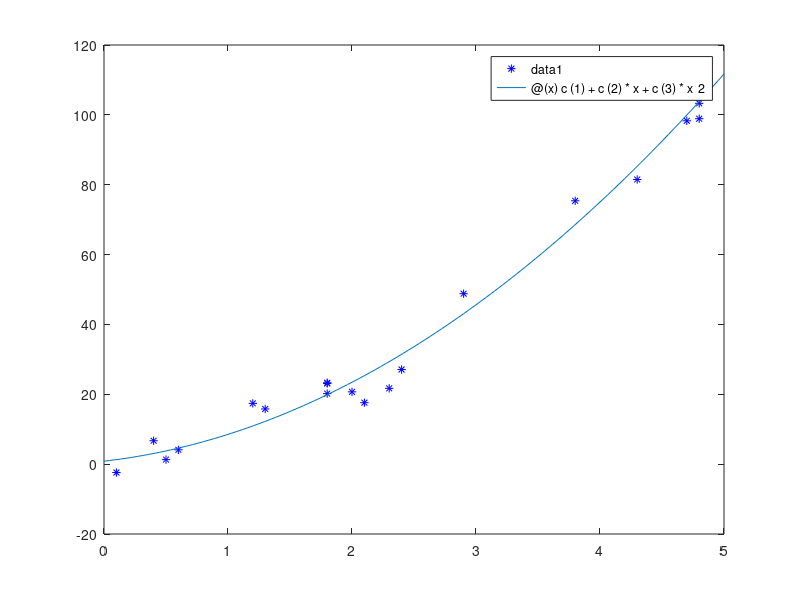

The MATLAB script that drew this image:
x = [4.8, 2.3, 2.4, 1.8, 4.7, 1.8, 0.6, 3.8, 2.0, 1.3, 2.1, 0.4, 0.5, 4.8, 4.8,  2.9, 0.1, 1.2, 1.8, 4.3]';
y = [98.9, 21.7, 27.1, 20.2, 98.3, 23.3, 4.1, 75.4, 20.7, 15.8, 17.6, 6.7, 1.3, 103.3, 110.6, 48.8, -2.4, 17.4, 23.1, 81.5]';
A = [];

% Construct A matrix
for i = 1:numel(x)
  A = [A; 1, x(i), x(i)^2];
end

% Calculate coefficients
c = inv(A'*A)*A'*y;

% Plot data
plot(x,y,'b*');
hold on;

% Plot fitted curve
f = @(x) c(1) + c(2)*x + c(3)*x^2;

fplot(f, [0, 5]);
hold off;
